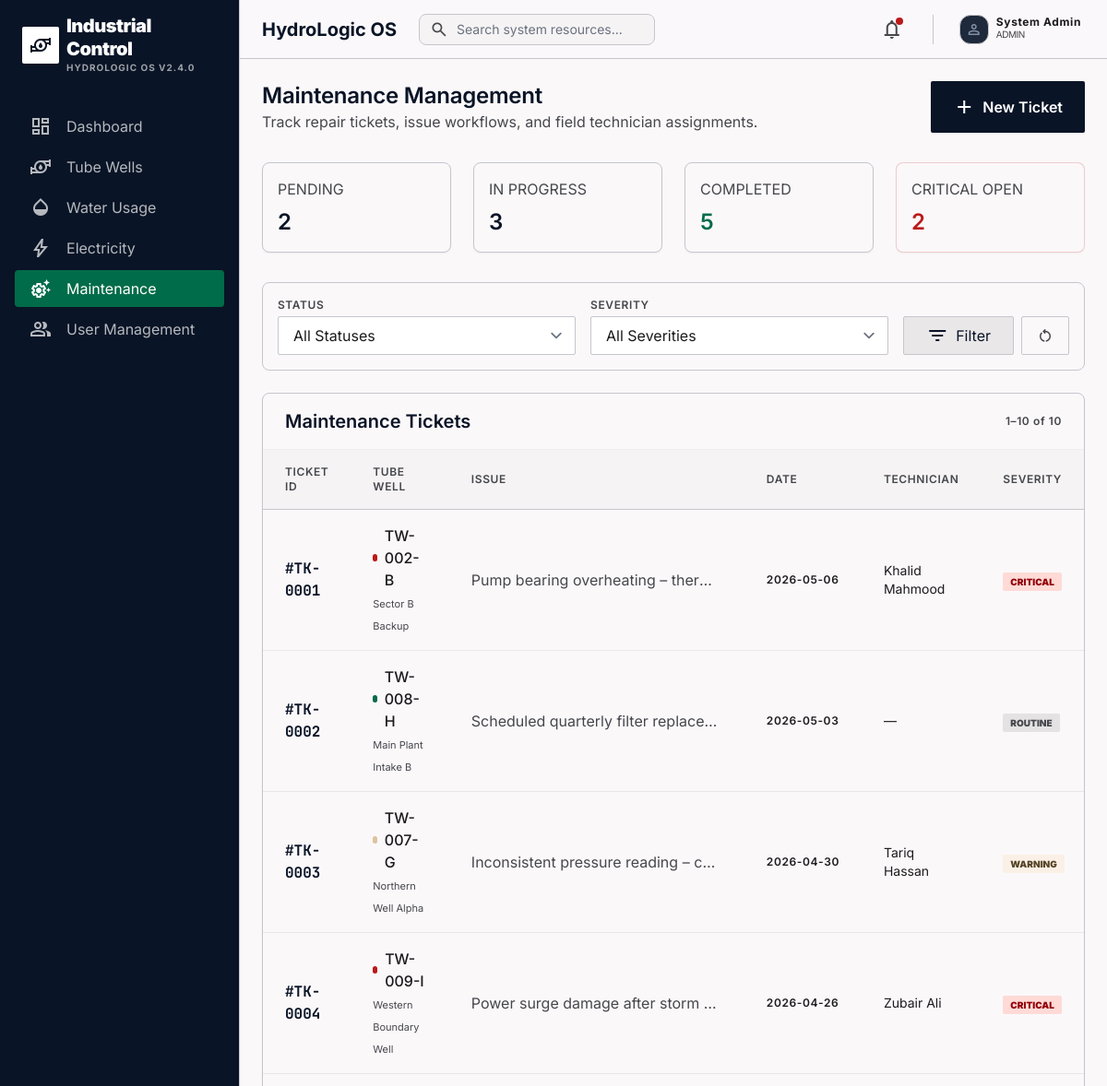
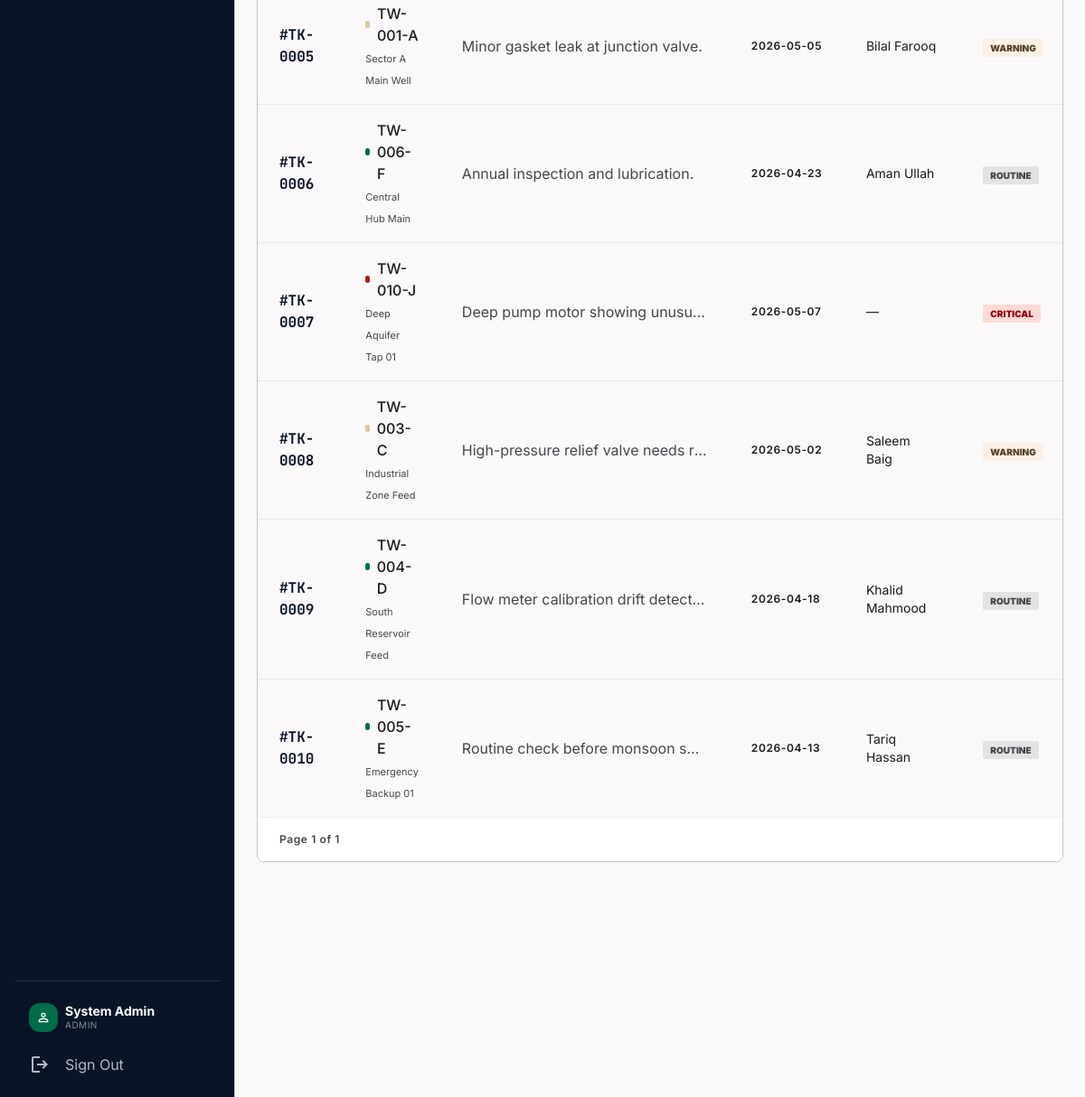
The page /admin/maintenance.php (signed in) on the database its author committed (2 pictures, top to bottom).
### tables this page shows
CREATE TABLE IF NOT EXISTS maintenance (
    id                  INT AUTO_INCREMENT PRIMARY KEY,
    tube_well_id        INT             NOT NULL,
    issue               TEXT            NOT NULL,
    maintenance_date    DATE            NOT NULL,
    status              ENUM('Pending', 'In Progress', 'Completed') DEFAULT 'Pending',
    severity            ENUM('Routine', 'Warning', 'Critical')      DEFAULT 'Routine',
    technician_name     VARCHAR(100),
    remarks             TEXT,
    reported_by         INT,                                         
    resolved_at         DATETIME,
    created_at          TIMESTAMP       DEFAULT CURRENT_TIMESTAMP,
    updated_at          TIMESTAMP       DEFAULT CURRENT_TIMESTAMP ON UPDATE CURRENT_TIMESTAMP,
    FOREIGN KEY (tube_well_id) REFERENCES tube_wells(id) ON DELETE CASCADE,
    FOREIGN KEY (reported_by)  REFERENCES users(id)      ON DELETE SET NULL
);

CREATE TABLE IF NOT EXISTS tube_wells (
    id                  INT AUTO_INCREMENT PRIMARY KEY,
    well_code           VARCHAR(30)     NOT NULL UNIQUE,           
    tube_well_name      VARCHAR(150)    NOT NULL,
    location            VARCHAR(255)    NOT NULL,
    installation_date   DATE            NOT NULL,
    status              ENUM('Active', 'Inactive', 'Under Maintenance') DEFAULT 'Active',
    description         TEXT,
    created_by          INT,                                       
    created_at          TIMESTAMP       DEFAULT CURRENT_TIMESTAMP,
    updated_at          TIMESTAMP       DEFAULT CURRENT_TIMESTAMP ON UPDATE CURRENT_TIMESTAMP,
    FOREIGN KEY (created_by) REFERENCES users(id) ON DELETE SET NULL
);

### admin/maintenance.php (the view, shortened to what this page needs)
<?php
require_once __DIR__ . '/../config/db_connect.php';
require_once __DIR__ . '/../includes/functions.php';
$filter_status   = trim($_GET['status']   ?? '');
$filter_severity = trim($_GET['severity'] ?? '');
$page_num        = max(1, (int)($_GET['page'] ?? 1));
$conds=[]; $bt=''; $bv=[];
$where_sql = $conds ? 'WHERE '.implode(' AND ',$conds) : '';
$cs = mysqli_prepare($conn, "SELECT COUNT(*) AS total FROM maintenance m $where_sql");
mysqli_stmt_execute($cs);
$total_rows = mysqli_fetch_assoc(mysqli_stmt_get_result($cs))['total'] ?? 0;
$pager  = paginate($total_rows, RECORDS_PER_PAGE, $page_num);
$limit  = RECORDS_PER_PAGE;
$offset = $pager['offset'];
$ls = mysqli_prepare($conn,
    "SELECT m.*, tw.tube_well_name, tw.well_code FROM maintenance m
     JOIN tube_wells tw ON tw.id=m.tube_well_id
     $where_sql ORDER BY m.created_at DESC LIMIT ? OFFSET ?"
);
$pt = $bt.'ii'; $pv = array_merge($bv,[$limit,$offset]);
mysqli_stmt_bind_param($ls,$pt,...$pv);
mysqli_stmt_execute($ls);
$records = mysqli_stmt_get_result($ls);
$r_pending   = mysqli_query($conn,"SELECT COUNT(*) AS c FROM maintenance WHERE status='Pending'");
$r_progress  = mysqli_query($conn,"SELECT COUNT(*) AS c FROM maintenance WHERE status='In Progress'");
$r_completed = mysqli_query($conn,"SELECT COUNT(*) AS c FROM maintenance WHERE status='Completed'");
$r_critical  = mysqli_query($conn,"SELECT COUNT(*) AS c FROM maintenance WHERE severity='Critical' AND status!='Completed'");
$cnt_pending   = mysqli_fetch_assoc($r_pending)['c']   ?? 0;
$cnt_progress  = mysqli_fetch_assoc($r_progress)['c']  ?? 0;
$cnt_completed = mysqli_fetch_assoc($r_completed)['c'] ?? 0;
$cnt_critical  = mysqli_fetch_assoc($r_critical)['c']  ?? 0;
require_once __DIR__ . '/../includes/header.php';
?>
<?php require_once __DIR__ . '/../includes/sidebar.php'; ?>
<main class="ml-sidebar-width min-h-screen flex flex-col">
    <?php require_once __DIR__ . '/../includes/topbar.php'; ?>
    <div class="p-lg flex-1">
        <div class="flex flex-col md:flex-row md:items-center justify-between mb-xl gap-md">
            <div>
                <h2 class="font-h2 text-h2 text-primary">Maintenance Management</h2>
                <p class="text-on-surface-variant font-body-md">Track repair tickets, issue workflows, and field technician assignments.</p>
            </div>
            <button onclick="openModal('add-modal')"
                    class="flex items-center gap-sm bg-primary text-on-primary px-lg py-md rounded hover:opacity-90 shadow-sm">
                <span class="material-symbols-outlined">add</span>
                <span class="font-body-md font-semibold">New Ticket</span>
            </button>
        </div>
        <div class="grid grid-cols-2 md:grid-cols-4 gap-lg mb-xl">
            <div class="bg-surface border border-outline-variant p-md rounded-xl shadow-sm">
                <span class="font-label-sm text-on-surface-variant uppercase block mb-sm">Pending</span>
                <span class="font-h2 text-h2 text-primary"><?= $cnt_pending ?></span>
            </div>
            <div class="bg-surface border border-outline-variant p-md rounded-xl shadow-sm">
                <span class="font-label-sm text-on-surface-variant uppercase block mb-sm">In Progress</span>
                <span class="font-h2 text-h2 text-primary"><?= $cnt_progress ?></span>
            </div>
            <div class="bg-surface border border-outline-variant p-md rounded-xl shadow-sm">
                <span class="font-label-sm text-on-surface-variant uppercase block mb-sm">Completed</span>
                <span class="font-h2 text-h2 text-secondary"><?= $cnt_completed ?></span>
            </div>
            <div class="bg-surface border border-error/20 p-md rounded-xl shadow-sm">
                <span class="font-label-sm text-on-surface-variant uppercase block mb-sm">Critical Open</span>
                <span class="font-h2 text-h2 text-error"><?= $cnt_critical ?></span>
            </div>
        </div>
        <form method="GET" action="" class="bg-surface border border-outline-variant p-md rounded-xl mb-lg flex flex-wrap items-end gap-md">
            <div class="flex-1 min-w-[150px]">
                <label class="block text-label-sm text-on-surface-variant mb-xs uppercase">Status</label>
                <select name="status" class="w-full border border-outline-variant rounded px-md py-sm outline-none">
                    <option value="" <?= !$filter_status ? 'selected':'' ?>>All Statuses</option>
                </select>
            </div>
            <div class="flex-1 min-w-[150px]">
                <label class="block text-label-sm text-on-surface-variant mb-xs uppercase">Severity</label>
                <select name="severity" class="w-full border border-outline-variant rounded px-md py-sm outline-none">
                    <option value="" <?= !$filter_severity ? 'selected':'' ?>>All Severities</option>
                </select>
            </div>
            <div class="flex-shrink-0 flex gap-sm">
                <button type="submit" class="bg-surface-container-high text-primary px-lg py-sm rounded border border-outline-variant hover:bg-surface-container-highest flex items-center gap-sm">
                    <span class="material-symbols-outlined">filter_list</span> Filter
                </button>
                <a href="<?= base_url('admin/maintenance.php') ?>" class="bg-surface text-on-surface-variant px-md py-sm rounded border border-outline-variant hover:bg-surface-container-low flex items-center">
                    <span class="material-symbols-outlined text-[18px]">restart_alt</span>
                </a>
            </div>
        </form>
        <div class="bg-surface border border-outline-variant rounded-xl overflow-hidden shadow-sm">
            <div class="px-lg py-md border-b border-surface-container flex items-center justify-between">
                <h3 class="font-h3 text-h3 text-primary">Maintenance Tickets</h3>
                <span class="text-label-sm text-on-surface-variant"><?= $pager['offset']+1 ?>–<?= min($pager['offset']+RECORDS_PER_PAGE,$total_rows) ?> of <?= $total_rows ?></span>
            </div>
            <div class="overflow-x-auto">
                <table class="w-full text-left border-collapse">
                    <thead>
                        <tr class="bg-surface-container-low border-b border-outline-variant">
                            <th class="px-lg py-md text-label-sm text-on-surface-variant uppercase">Ticket ID</th>
                            <th class="px-lg py-md text-label-sm text-on-surface-variant uppercase">Tube Well</th>
                            <th class="px-lg py-md text-label-sm text-on-surface-variant uppercase">Issue</th>
                            <th class="px-lg py-md text-label-sm text-on-surface-variant uppercase">Date</th>
                            <th class="px-lg py-md text-label-sm text-on-surface-variant uppercase">Technician</th>
                            <th class="px-lg py-md text-label-sm text-on-surface-variant uppercase">Severity</th>
                        </tr>
                    </thead>
                    <tbody class="divide-y divide-surface-container-high">
                        <?php if (mysqli_num_rows($records) === 0): ?>
                        <tr><td colspan="8" class="px-lg py-xl text-center text-on-surface-variant">
                            <span class="material-symbols-outlined text-[40px] block mb-sm text-outline">check_circle</span>No tickets found for the selected filters.
                        </td></tr>
                        <?php else: while ($rec = mysqli_fetch_assoc($records)): ?>
                        <tr class="hover:bg-surface-container-lowest transition-colors">
                            <td class="px-lg py-md font-data-mono text-primary font-bold">#TK-<?= str_pad($rec['id'],4,'0',STR_PAD_LEFT) ?></td>
                            <td class="px-lg py-md">
                                <div class="flex items-center gap-sm">
                                    <span class="w-2 h-2 rounded-full <?= $rec['severity']==='Critical'?'bg-error':($rec['severity']==='Warning'?'bg-tertiary-fixed-dim':'bg-secondary') ?>"></span>
                                    <span class="font-medium"><?= sanitize($rec['well_code']) ?></span>
                                </div>
                                <span class="text-[11px] text-on-surface-variant"><?= sanitize($rec['tube_well_name']) ?></span>
                            </td>
                            <td class="px-lg py-md text-on-surface-variant max-w-xs truncate"><?= sanitize($rec['issue']) ?></td>
                            <td class="px-lg py-md text-label-sm whitespace-nowrap"><?= date('Y-m-d', strtotime($rec['maintenance_date'])) ?></td>
                            <td class="px-lg py-md text-body-md"><?= sanitize($rec['technician_name'] ?? '—') ?></td>
                            <td class="px-lg py-md"><?= severity_badge($rec['severity']) ?></td>
                        </tr>
                        <?php endwhile; endif; ?>
                    </tbody>
                </table>
            </div>
            <div class="px-lg py-md bg-surface-container-lowest border-t border-surface-container flex items-center justify-between">
                <span class="text-label-sm text-on-surface-variant">Page <?= $pager['current_page'] ?> of <?= $pager['total_pages'] ?></span>
            </div>
        </div>
    </div>
    <?php require_once __DIR__ . '/../includes/footer.php'; ?>

### includes/functions.php (shortened to what this page needs)
<?php
function base_url(string $path = ''): string {
    $script = $_SERVER['SCRIPT_NAME'] ?? '';
    $parts  = explode('/', trim($script, '/'));
    $base   = '/' . ($parts[0] ?? '');
    return rtrim($base, '/') . '/' . ltrim($path, '/');
}
function sanitize($value): string {
    return htmlspecialchars((string)$value, ENT_QUOTES | ENT_HTML5, 'UTF-8');
}
function paginate(int $total_records, int $per_page, int $current_page): array {
    $current_page = max(1, $current_page);
    $total_pages  = max(1, (int) ceil($total_records / $per_page));
    $current_page = min($current_page, $total_pages);
    $offset       = ($current_page - 1) * $per_page;
    return [
        'total_pages'  => $total_pages,
        'current_page' => $current_page,
        'per_page'     => $per_page,
        'offset'       => $offset,
        'total_records'=> $total_records,
    ];
}
function severity_badge(string $severity): string {
    return match($severity) {
        'Critical' => '<span class="px-2 py-1 bg-error-container text-on-error-container text-[10px] font-black uppercase rounded">Critical</span>',
        'Warning'  => '<span class="px-2 py-1 bg-tertiary-fixed/30 text-on-tertiary-fixed-variant text-[10px] font-black uppercase rounded">Warning</span>',
        'Routine'  => '<span class="px-2 py-1 bg-surface-container-highest text-on-surface-variant text-[10px] font-black uppercase rounded">Routine</span>',
        default    => '<span class="px-2 py-1 bg-surface-container-highest text-on-surface-variant text-[10px] font-black uppercase rounded">' . sanitize($severity) . '</span>',
    };
}

### includes/header.php (style rules this page uses)
.material-symbols-outlined { font-variation-settings: 'FILL' 0, 'wght' 400, 'GRAD' 0, 'opsz' 24; vertical-align: middle; }
body { font-family: 'Inter', sans-serif; }
main { animation: fadeIn 0.2s ease-in-out; }

### rows shown on the page
maintenance: id "0001", tube_well.well_code "TW-002-B", tube_well.tube_well_name "Sector B Backup", issue "Pump bearing overheating – ther…", maintenance_date "2026-05-06", technician_name "Khalid Mahmood", severity "CRITICAL"
maintenance: id "0002", tube_well.well_code "TW-008-H", tube_well.tube_well_name "Main Plant Intake B", issue "Scheduled quarterly filter replace…", maintenance_date "2026-05-03", technician_name "—", severity "ROUTINE"
maintenance: id "0003", tube_well.well_code "TW-007-G", tube_well.tube_well_name "Northern Well Alpha", issue "Inconsistent pressure reading – c…", maintenance_date "2026-04-30", technician_name "Tariq Hassan", severity "WARNING"
maintenance: id "0004", tube_well.well_code "TW-009-I", tube_well.tube_well_name "Western Boundary Well", issue "Power surge damage after storm…", maintenance_date "2026-04-26", technician_name "Zubair Ali", severity "CRITICAL"
maintenance: id "0005", tube_well.well_code "TW-001-A", tube_well.tube_well_name "Sector A Main Well", issue "Minor gasket leak at junction valve.", maintenance_date "2026-05-05", technician_name "Bilal Farooq", severity "WARNING"
maintenance: id "0006", tube_well.well_code "TW-006-F", tube_well.tube_well_name "Central Hub Main", issue "Annual inspection and lubrication.", maintenance_date "2026-04-23", technician_name "Aman Ullah", severity "ROUTINE"
maintenance: id "0007", tube_well.well_code "TW-010-J", tube_well.tube_well_name "Deep Aquifer Tap 01", issue "Deep pump motor showing unusu…", maintenance_date "2026-05-07", technician_name "—", severity "CRITICAL"
maintenance: id "0008", tube_well.well_code "TW-003-C", tube_well.tube_well_name "Industrial Zone Feed", issue "High-pressure relief valve needs r…", maintenance_date "2026-05-02", technician_name "Saleem Baig", severity "WARNING"
maintenance: id "0009", tube_well.well_code "TW-004-D", tube_well.tube_well_name "South Reservoir Feed", issue "Flow meter calibration drift detect…", maintenance_date "2026-04-18", technician_name "Khalid Mahmood", severity "ROUTINE"
maintenance: id "0010", tube_well.well_code "TW-005-E", tube_well.tube_well_name "Emergency Backup 01", issue "Routine check before monsoon s…", maintenance_date "2026-04-13", technician_name "Tariq Hassan", severity "ROUTINE"

### other values the page prints
APP_NAME "HYDROLOGIC OS"
APP_VERSION "V2.4.0"
$item['label'] "Dashboard"
$item['label'] "Tube Wells"
$item['label'] "Water Usage"
$item['label'] "Electricity"
$item['label'] "Maintenance"
$item['label'] "User Management"
current_user_name() "System Admin"
$role "ADMIN"
APP_NAME "HydroLogic OS"
current_role() "ADMIN"
$cnt_pending "2"
$cnt_progress "3"
$cnt_completed "5"
